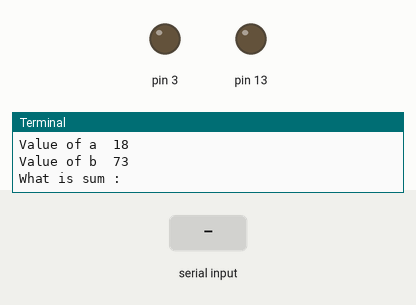
Simulated run of this program. Board: Raspberry Pi (header pin numbers). On the bench: output pins drawn as LEDs (lit = HIGH), the last lines printed to the terminal. Inputs (shaded band) come from the test bench. Random numbers come from a fixed seed.

Above: at 1.2 s.
1.3 s: "5" typed at the terminal, then Enter
At 1.6 s:
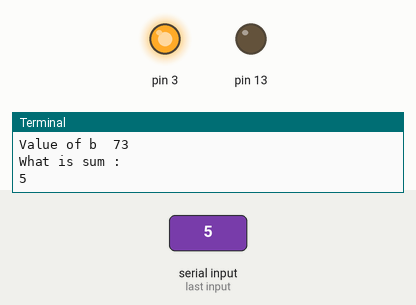
Timing chart, 0 to 4.3 s (numbered marks = the images above; inputs shaded):
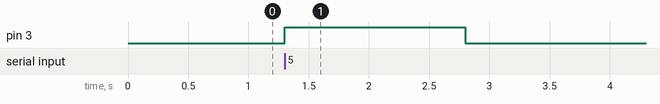

Measured:
- after the input at 1.3 s, pin 3: LOW → HIGH at once, → LOW 1.5 s later

The program:

sum_game.py
```python
import RPi.GPIO as GPIO
import time
import random
GPIO.setmode(GPIO.BOARD)

GPIO.setup(3 , GPIO.OUT)
GPIO.setup(13 , GPIO.OUT)

while True:
    a = random.randint(1,100)
    b = random.randint(1,100)
    print("Value of a ",a)
    print("Value of b ",b)
    n = int(input("What is sum : "))
    if a+b == n:
        GPIO.output(13 , True)
        time.sleep(1.5)
        GPIO.output(13 , False)
    else:
        GPIO.output(3 , True)
        time.sleep(1.5)
        GPIO.output(3 , False)
```
